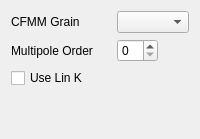
              <widget class="QWidget" name="LargeMoleculesCFMM">
               <layout class="QVBoxLayout" name="verticalLayout_24">
                <item>
                 <layout class="QGridLayout" name="gridLayout_4">
                  <item row="0" column="0">
                   <widget class="QLabel" name="label_47">
                    <property name="text">
                     <string>CFMM Grain</string>
                    </property>
                   </widget>
                  </item>
                  <item row="0" column="1">
                   <widget class="QComboBox" name="cfmm_grain">
                    <property name="editable">
                     <bool>false</bool>
                    </property>
                   </widget>
                  </item>
                  <item row="1" column="0">
                   <widget class="QLabel" name="label_46">
                    <property name="text">
                     <string>Multipole Order</string>
                    </property>
                   </widget>
                  </item>
                  <item row="2" column="0">
                   <widget class="QCheckBox" name="lin_k">
                    <property name="text">
                     <string>Use Lin K</string>
                    </property>
                   </widget>
                  </item>
                  <item row="1" column="1">
                   <widget class="QSpinBox" name="cfmm_order">
                    <property name="sizePolicy">
                     <sizepolicy hsizetype="Maximum" vsizetype="Fixed">
                      <horstretch>0</horstretch>
                      <verstretch>0</verstretch>
                     </sizepolicy>
                    </property>
                   </widget>
                  </item>
                 </layout>
                </item>
                <item>
                 <spacer name="verticalSpacer_10">
                  <property name="orientation">
                   <enum>Qt::Vertical</enum>
                  </property>
                  <property name="sizeHint" stdset="0">
                   <size>
                    <width>20</width>
                    <height>40</height>
                   </size>
                  </property>
                 </spacer>
                </item>
               </layout>
              </widget>
